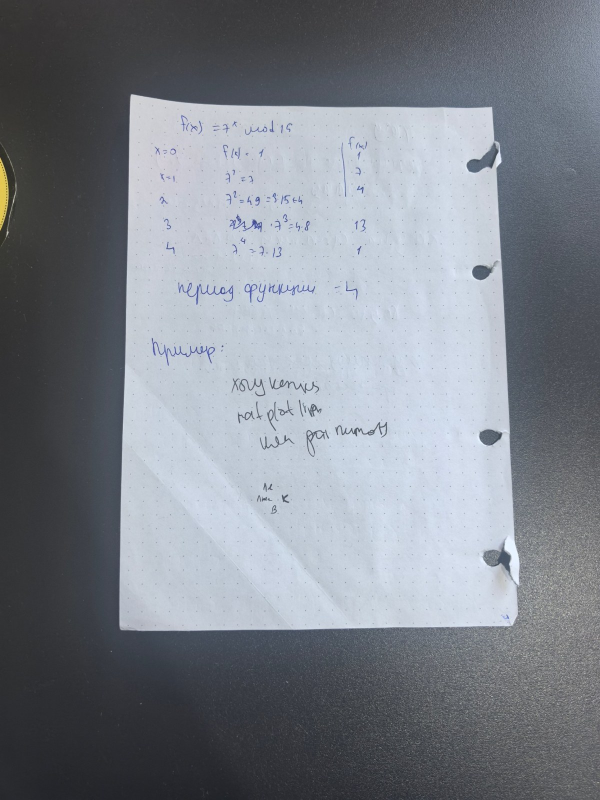
#> input picture data/01.jpg, 1200 x 1600 px (shown at 1/2 size)
$ python -i docscan.py   (imports and definitions only)
#> lines starting #> are read from the running program, lines starting #| are printed output that depends on the picture; after the words box and inside, x2 and y2 are one past the last pixel; in counts of white or black regions, pixels touching at a corner belong together
# -*- coding: utf-8 -*-
"""ДЗ 2 «Сканер документов» — шаблон.

Запуск:  python docscan.py <команда> [аргументы]      (список команд — README.md)

Тринадцать функций с пометкой TODO — ваша работа; всё остальное (разбор
аргументов, чтение и запись, склейка этапов, разметка кликами, прогон по
набору, цикл видео) дано готовым. Склейку ``detect`` можно менять и улучшать;
имена и сигнатуры функций с TODO не меняйте — по ним работают тесты и проверка.
Самопроверка: ``pytest tests -q``.
"""
import argparse
import csv
import glob
import io
import itertools
import json
import os
import sys
import time

import cv2
import numpy as np

__version__ = "1.0"

A4 = 210.0 / 297.0                                  # W / H листа A4 в книжной ориентации
NOISE_KERNEL = np.float32([[1, -2, 1], [-2, 4, -2], [1, -2, 1]])   # разность двух лапласианов: Σh = 0, Σh² = 36

# --------------------------------------------------------------- ввод-вывод ---


# [18 lines left out: functions imread, imwrite, not called in this run]


def as_uint8(x):
    """float → uint8 только через обрезку (правило курса: uint8 переполняется молча)."""
    return np.clip(np.round(x), 0, 255).astype(np.uint8)


def to_gray(img):
    return cv2.cvtColor(img, cv2.COLOR_BGR2GRAY) if img.ndim == 3 else img


def work_image(img, long_side=640):
    """Кадр → серый рабочего размера (длинная сторона ≤ long_side, INTER_AREA — правило L4) и масштаб.

    Лист ищем на уменьшенном кадре: текст сливается в серое, границы листа остаются, а счёт
    дешевеет вчетверо на каждое уменьшение вдвое — без этого не будет 10 кадров в секунду.
    """
    h, w = img.shape[:2]
    scale = min(1.0, float(long_side) / max(h, w))
    if scale < 1.0:
        img = cv2.resize(img, (int(round(w * scale)), int(round(h * scale))), interpolation=cv2.INTER_AREA)
    return to_gray(img), scale


def to_full(pts, scale):
    """Координаты рабочего кадра → исходного: центр пикселя — в (x + 0.5), отсюда поправка на полпикселя (L4)."""
    return (np.asarray(pts, np.float32) + 0.5) / scale - 0.5


# ------------------------------------------------------------ 1. предобработка ---


# TODO 1
def estimate_noise(gray):
    """Оценка σ шума по одному кадру, без эталона (в кодах яркости).

    Кадр сворачивается с NOISE_KERNEL — ядро гасит постоянную, наклон и прямые края вдоль осей,
    шум проходит: у белого шума σ отклик имеет σ_r = σ · sqrt(Σh²) = 6σ (формула L5).
    σ_r оцениваем робастно, через медиану модуля: для нормального закона median|r| = 0.6745 · σ_r —
    так текст и края (выбросы) оценку почти не сдвигают.
    """
    g = gray.astype(np.float32)
    # ───────────────────────── ВАШ КОД ─────────────────────────
    # 2–3 строки: cv2.filter2D(g, -1, NOISE_KERNEL) без крайних строк и столбцов → median(|r|) / 0.6745 / 6
    r = cv2.filter2D(g, -1, NOISE_KERNEL)[1:-1, 1:-1]          # края кадра отбрасываем: там ядро «видит» отражённую рамку
    return float(np.median(np.abs(r)) / 0.6745 / 6.0)           # медиана |r| = 0.6745·σ_r, а σ_r = 6σ
    # ───────────────────────────────────────────────────────────


# TODO 2
def denoise(gray, noise_sigma, target=1.0, lo=1.0, hi=3.0):
    """Сглаживание Гауссом, σ фильтра — по измеренному шуму. Возвращает (кадр, σ фильтра).

    Гаусс с σ_f оставляет от шума σ_n · sqrt(Σh²) ≈ σ_n / (2 · sqrt(π) · σ_f) (L5). Отсюда σ_f, при которой
    остаётся target кодов; меньше lo не берём (Canny на несглаженном кадре ловит зерно), больше hi — тоже (углы листа скругляются).
    """
    # ───────────────────────── ВАШ КОД ─────────────────────────
    # 2–3 строки: sigma_f = noise_sigma / (2·sqrt(π)·target), обрезать np.clip в [lo, hi]; cv2.GaussianBlur(gray, (0, 0), sigma_f)
    sigma_f = float(np.clip(noise_sigma / (2.0 * np.sqrt(np.pi) * target), lo, hi))
    return cv2.GaussianBlur(gray, (0, 0), sigma_f), sigma_f
    # ───────────────────────────────────────────────────────────


# [5 lines left out: function noise_after_filter, not called in this run]


def erase_text(gray, k=9):
    """Серое закрытие (L3) ядром k × k стирает тёмные детали уже k px — строки текста, линии таблицы, волокна дерева.

    Границу «светлый лист / тёмный стол» закрытие не сдвигает и не размывает. k = 0 — шаг выключен:
    сравните карту краёв с ним и без него (команда edges, ключ --close).
    """
    return cv2.morphologyEx(gray, cv2.MORPH_CLOSE, np.ones((k, k), np.uint8)) if k and k > 1 else gray


# ------------------------------------------------------------------ 2. края ---


# TODO 3
def auto_canny(gray, k=0.33):
    """Canny с порогами от медианы яркости кадра: lo = (1 − k) · m, hi = (1 + k) · m. Возвращает (края 0/255, (lo, hi)).

    Правило из туториалов — в отчёте его нужно проверить измерением на своих кадрах, а не принять на веру.
    """
    # ───────────────────────── ВАШ КОД ─────────────────────────
    # 3–4 строки: m = np.median(gray); lo и hi — целые, обрезанные в [0, 255]; cv2.Canny(gray, lo, hi, L2gradient=True)
    m = float(np.median(gray))
    lo = int(np.clip(round((1.0 - k) * m), 0, 255))
    hi = int(np.clip(round((1.0 + k) * m), 0, 255))
    return cv2.Canny(gray, lo, hi, L2gradient=True), (lo, hi)
    # ───────────────────────────────────────────────────────────


# ------------------------------------------------------- 3a. путь «контуры» ---


# TODO 4
def quad_from_contours(edges, min_area=0.10, eps=0.02, close_k=5, top=5):
    """Карта краёв → четыре угла листа float32 (4, 2) или None.

    Закрытие (чтобы граница листа замкнулась) → findContours → крупнейшие по площади → approxPolyDP
    с допуском eps · периметр → первый выпуклый четырёхугольник площадью ≥ min_area кадра.
    """
    h, w = edges.shape[:2]
    # ───────────────────────── ВАШ КОД ─────────────────────────
    # 8–10 строк: morphologyEx(MORPH_CLOSE) ядром close_k; findContours(RETR_LIST, CHAIN_APPROX_SIMPLE)[-2]; сортировка по contourArea; approxPolyDP; len == 4, isContourConvex, площадь
    closed = cv2.morphologyEx(edges, cv2.MORPH_CLOSE, np.ones((close_k, close_k), np.uint8))
    contours = cv2.findContours(closed, cv2.RETR_LIST, cv2.CHAIN_APPROX_SIMPLE)[-2]     # [-2] — одинаково в OpenCV 3, 4 и 5
    for c in sorted(contours, key=cv2.contourArea, reverse=True)[:top]:
        approx = cv2.approxPolyDP(c, eps * cv2.arcLength(c, True), True)
        if len(approx) == 4 and cv2.isContourConvex(approx) and cv2.contourArea(approx) >= min_area * h * w:
            return approx.reshape(4, 2).astype(np.float32)
    return None
    # ───────────────────────────────────────────────────────────


# --------------------------------------------------- 3b. путь «Хаф + RANSAC» ---


# [38 lines left out: functions hough_segments, segment_points, line_through, intersect, not called in this run]
    # ───────────────────────────────────────────────────────────


def point_line_dist(pts, line):
    """Расстояния точек (N, 2) до нормированной прямой (a, b, c), px."""
    return np.abs(pts[:, 0] * line[0] + pts[:, 1] * line[1] + line[2])


# [107 lines left out: functions fit_line, ransac_line, dominant_lines, is_convex_quad, quad_from_lines, quad_from_hough, not called in this run]


# ------------------------------------------------------------- 4. геометрия ---


# TODO 10
def order_corners(pts):
    """Четыре точки в любом порядке → float32 (4, 2) по часовой стрелке, первым — угол с минимальной x + y.

    Для листа, снятого «примерно ровно», это tl, tr, br, bl. Порядок — по углу вокруг центроида: правило
    «суммы и разности» из занятия 4 при повороте листа на 45° даёт «бабочку», а сканеру лист кладут как угодно.
    """
    # ───────────────────────── ВАШ КОД ─────────────────────────
    # 3–4 строки: центроид; np.arctan2(dy, dx) → argsort (ось y вниз: по возрастанию угла — по часовой); np.roll так, чтобы первым стал argmin(x + y)
    p = np.asarray(pts, np.float32).reshape(4, 2)
    c = p.mean(0)
    p = p[np.argsort(np.arctan2(p[:, 1] - c[1], p[:, 0] - c[0]))]      # ось y вниз: рост угла = по часовой
    return np.roll(p, -int(np.argmin(p.sum(1))), axis=0).astype(np.float32)
    # ───────────────────────────────────────────────────────────


# TODO 11
# [75 lines left out: functions rectify, quad_iou, remove_shadows, binarize, ink_match, not called in this run]


# ---------------------------------------------------------------- пайплайн ---


def looks_like_paper(gray, quad, ring=15, min_gain=1.05):
    """Проверка «это лист, а не книга и не монитор»: медиана яркости внутри четырёхугольника выше, чем в кольце вокруг него."""
    inside = np.zeros(gray.shape[:2], np.uint8)
    cv2.fillConvexPoly(inside, np.int32(np.round(quad)), 1)
    around = cv2.dilate(inside, np.ones((2 * ring + 1, 2 * ring + 1), np.uint8)) - inside
    if not inside.any() or not around.any():
        return True
    return float(np.median(gray[inside > 0])) >= min_gain * float(np.median(gray[around > 0]))


def edge_map(gray, canny="auto", k=0.33, close_k=9):
    """Серый рабочий кадр → (края, числа этапа): оценка шума → Гаусс по шуму → закрытие текста → Canny."""
    sigma_n = estimate_noise(gray)
    smooth, sigma_f = denoise(gray, sigma_n)
    smooth = erase_text(smooth, close_k)
    if canny == "auto":
        edges, (lo, hi) = auto_canny(smooth, k)
    else:
        lo, hi = int(canny[0]), int(canny[1])
        edges = cv2.Canny(smooth, lo, hi, L2gradient=True)
    return edges, {"noise_sigma": round(sigma_n, 2), "filter_sigma": round(sigma_f, 2), "median": float(np.median(smooth)),
                   "canny": [lo, hi], "edge_pct": round(float(100.0 * (edges > 0).mean()), 2)}


def detect(img, method="auto", long_side=640, canny="auto", k=0.33, close_k=9, paper_check=True, seed=0):
    """Кадр → (углы листа в координатах кадра, по часовой от верхнего левого, или None; числа этапов).

    method: ``contour`` — путь 3a, ``hough`` — путь 3b, ``auto`` — сначала контуры, не нашли — Хаф.
    canny: ``auto`` (пороги от медианы, параметр k) или пара (lo, hi). close_k — ядро закрытия текста (0 — без него).
    Эту склейку можно менять и улучшать — сигнатуры функций с TODO менять нельзя.
    """
    t0 = time.perf_counter()
    gray, scale = work_image(img, long_side)
    edges, info = edge_map(gray, canny, k, close_k)
    quad, path = None, None
    for m in (("contour", "hough") if method == "auto" else (method,)):
        q = quad_from_contours(edges) if m == "contour" else quad_from_hough(edges, seed=seed)
        if q is not None and (not paper_check or looks_like_paper(gray, q)):
            quad, path = order_corners(to_full(q, scale)), m
            break
    info.update(path=path, ms=round(1000.0 * (time.perf_counter() - t0), 1))
    return quad, info


# [147 lines left out: functions draw_quad, load_annotations, save_annotations, pick_corners, evaluate, frames_from and 1 more, not called in this run]


# --------------------------------------------------------------------- CLI ---


def _log(**kw):
    print(json.dumps(kw, ensure_ascii=False))


def _canny_arg(s):
    return "auto" if s == "auto" else tuple(int(v) for v in s.split(","))


def _corners_list(q):
    return None if q is None else [[round(float(x), 1), round(float(y), 1)] for x, y in q]


def _detect_kw(a):
    return dict(long_side=a.long_side, canny=a.canny, k=a.k, close_k=a.close, paper_check=not a.no_paper_check, seed=a.seed)


def _gt_for(a, path):
    ann = load_annotations(a.ann) if getattr(a, "ann", None) else {}
    return ann.get(os.path.basename(path), "нет")


# [111 lines left out: functions cmd_noise, cmd_edges, cmd_detect, cmd_scan, cmd_binarize, _expand and 2 more, not called in this run]


def cmd_video(a):
    stats = run_video(a.source, a.method, a.seconds, not a.no_window, a.save, **_detect_kw(a))
    _log(command="video", source=a.source, method=a.method, **stats)


# [54 lines left out: functions build_parser, main, not called in this run]


# [3 lines not run here, left out]

>>> import cv2
>>> picture = cv2.imread('data/01.jpg')
#> picture is the input picture: shape (1600, 1200, 3); mean B, G, R 139.4, 131.2, 126
>>> result = detect(picture)
#> in work_image, `img = cv2.resize(img, (int(round(w * scale)), int(round(h * scale))), ..`:
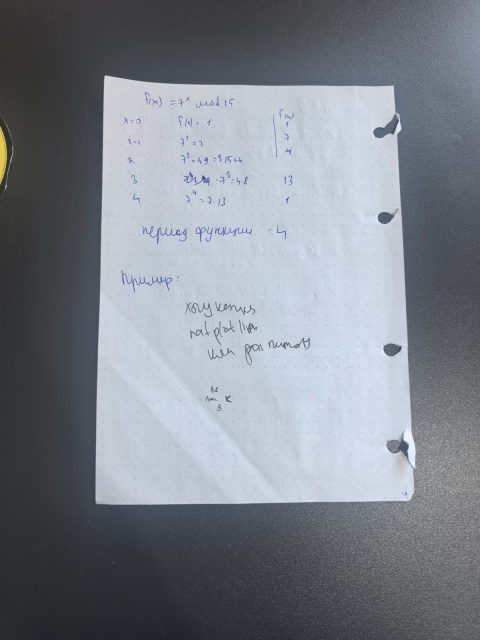
#> img: shape (640, 480, 3); mean of channels 0, 1, 2 139.4, 131.2, 126; drawn as B, G, R
#> in detect, `gray, scale = work_image(img, long_side)`: scale = 0.4
#> in estimate_noise, `r = cv2.filter2D(g, -1, NOISE_KERNEL)[1:-1, 1:-1]`:
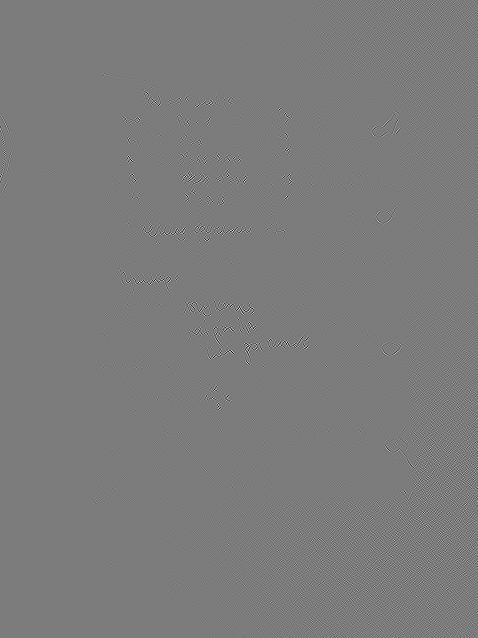
#> r: shape (638, 478) float32; min -342, max 361, mean 0; drawn with min black and max white
#> in edge_map, `sigma_n = estimate_noise(gray)`: sigma_n = 0.988
#> in denoise, `sigma_f = float(np.clip(noise_sigma / (2.0 * np.sqrt(np.pi) * target),..`: sigma_f = 1
#> in erase_text, `return cv2.morphologyEx(gray, cv2.MORPH_CLOSE, np.ones((k, k), np.uint..`:
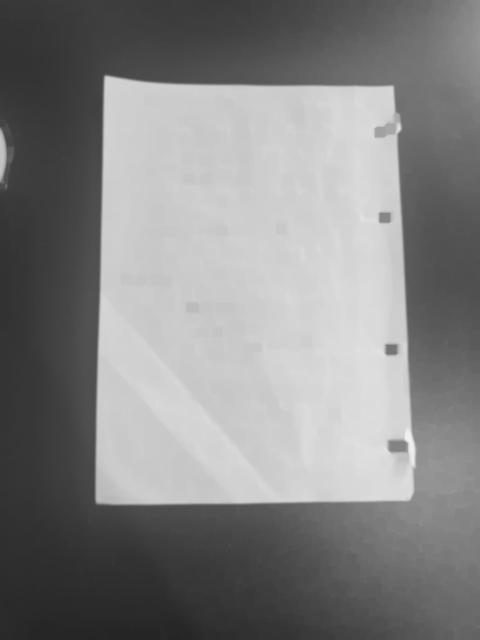
#> returned value: shape (640, 480); min 37, max 240, mean 132.2
#> in auto_canny, `m = float(np.median(gray))`: m = 114
#> in auto_canny, `lo = int(np.clip(round((1.0 - k) * m), 0, 255))`: lo = 76
#> in auto_canny, `hi = int(np.clip(round((1.0 + k) * m), 0, 255))`: hi = 152
#> in edge_map, `edges, (lo, hi) = auto_canny(smooth, k)`:
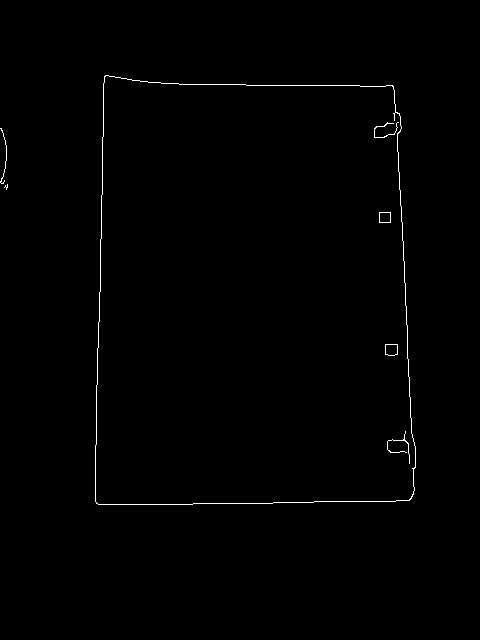
#> edges: shape (640, 480); 0.58% white in thin lines or dots, all inside (x1, y1, x2, y2) = (0, 75, 416, 505)
#> in edge_map, `edges, (lo, hi) = auto_canny(smooth, k)`: lo = 76; hi = 152
#> in detect, `edges, info = edge_map(gray, canny, k, close_k)`: info = {'noise_sigma': 0.99, 'filter_sigma': 1, 'median': 114, 'canny': [76, 152], 'edge_pct': 0.58}
#> the loop in detect, `for m in (("contour", "hough") if method == "auto" else (method,)):` made 1 pass
#> (q, c in order_corners, path) on pass 1: ([[105, 75], [96, 503], [409, 500], [393, 86]], [627.6, 728.2], 'contour')
#> pass 1, in looks_like_paper, `around = cv2.dilate(inside, np.ones((2 * ring + 1, 2 * ring + 1), np.u..`:
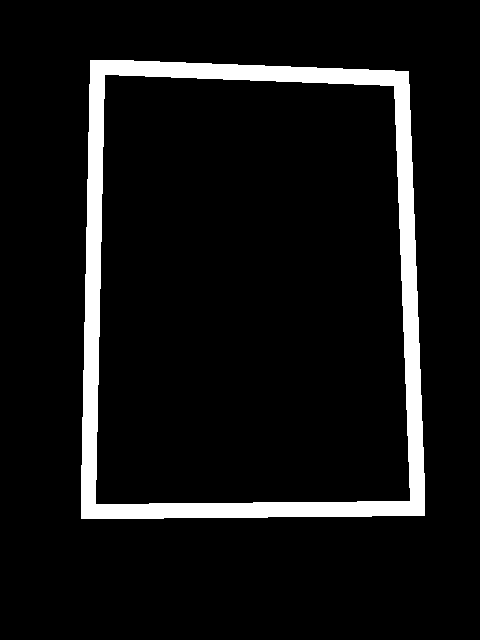
#> around: shape (640, 480); values 0 (black) and 1 (white), 7.5% white; 1 white region, box (x1, y1, x2, y2) and area: (81, 60, 425, 519) 23190

$ run again, on data/02.jpg
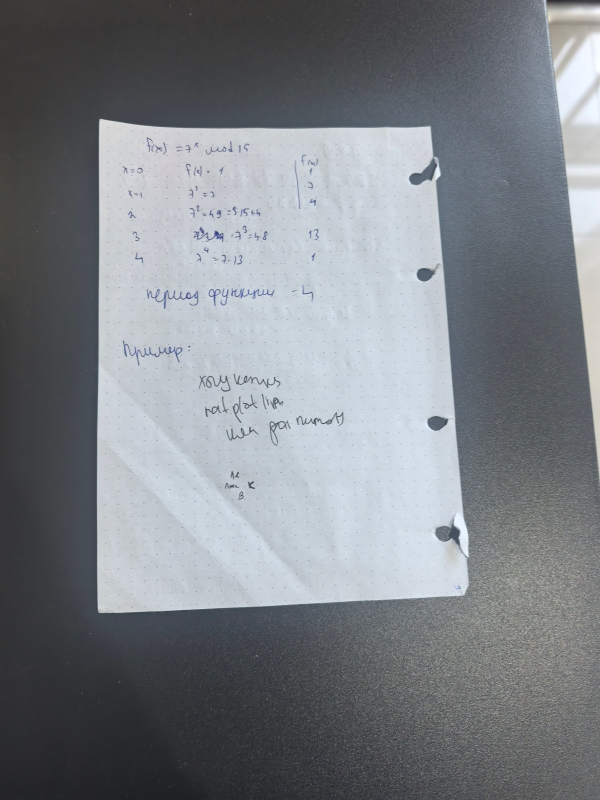
#> input picture data/02.jpg, 1200 x 1600 px (shown at 1/2 size)
#> picture is the input picture: shape (1600, 1200, 3); mean B, G, R 134.1, 129, 124.5
#> in detect, `gray, scale = work_image(img, long_side)`: scale = 0.4
#> sigma_n = 0.741
#> in denoise, `sigma_f = float(np.clip(noise_sigma / (2.0 * np.sqrt(np.pi) * target),..`: sigma_f = 1
#> m = 111
#> in auto_canny, `lo = int(np.clip(round((1.0 - k) * m), 0, 255))`: lo = 74
#> in auto_canny, `hi = int(np.clip(round((1.0 + k) * m), 0, 255))`: hi = 148
#> in edge_map, `edges, (lo, hi) = auto_canny(smooth, k)`:
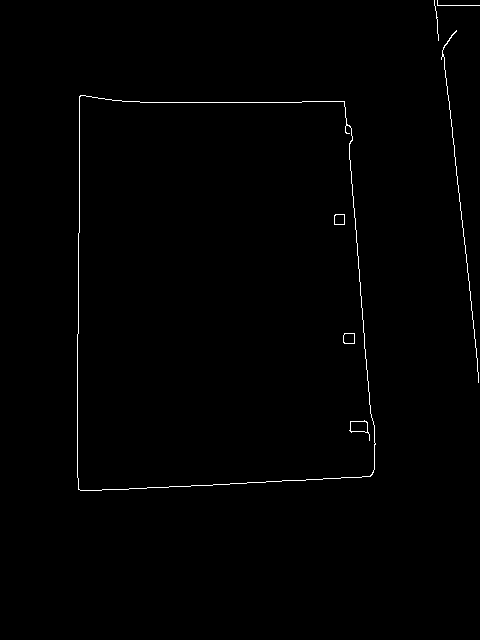
#> edges: shape (640, 480); 0.64% white in thin lines or dots, all inside (x1, y1, x2, y2) = (77, 0, 480, 491)
#> in edge_map, `edges, (lo, hi) = auto_canny(smooth, k)`: lo = 74; hi = 148
#> info = {'noise_sigma': 0.74, 'filter_sigma': 1, 'median': 111, 'canny': [74, 148], 'edge_pct': 0.64}
#> the loop in detect, `for m in (("contour", "hough") if method == "auto" else (method,)):` made 1 pass
#> (q, c in order_corners, path) on pass 1: ([[80, 95], [78, 489], [370, 476], [344, 101]], [545.8, 726.4], 'contour')
#> pass 1, in looks_like_paper, `around = cv2.dilate(inside, np.ones((2 * ring + 1, 2 * ring + 1), np.u..`:
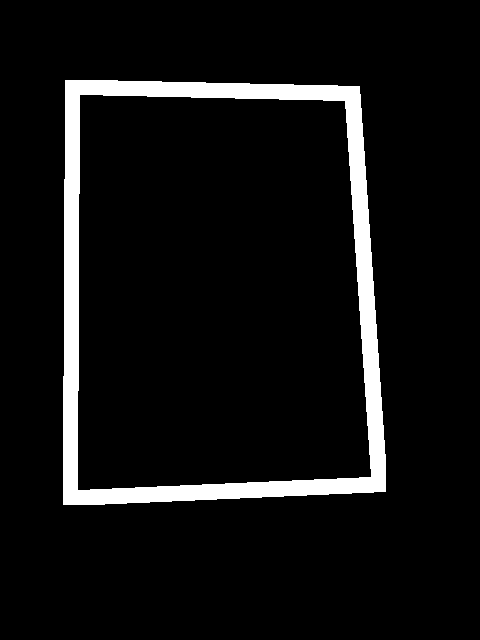
#> around: shape (640, 480); values 0 (black) and 1 (white), 7% white; 1 white region, box (x1, y1, x2, y2) and area: (63, 80, 386, 505) 21540

$ run again, on data/03.jpg
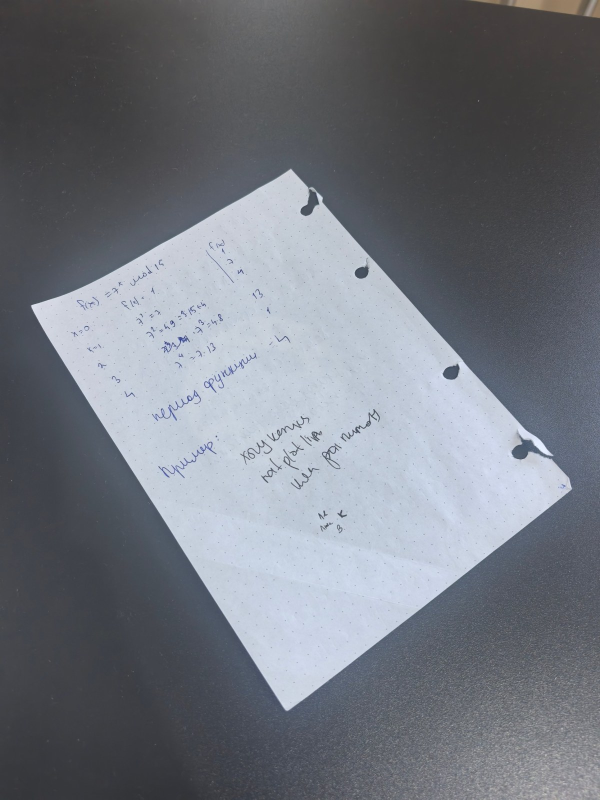
#> input picture data/03.jpg, 1200 x 1600 px (shown at 1/2 size)
#> picture is the input picture: shape (1600, 1200, 3); mean B, G, R 127.2, 119, 114.7
#> in detect, `gray, scale = work_image(img, long_side)`: scale = 0.4
#> sigma_n = 0.741
#> in denoise, `sigma_f = float(np.clip(noise_sigma / (2.0 * np.sqrt(np.pi) * target),..`: sigma_f = 1
#> m = 91
#> in auto_canny, `lo = int(np.clip(round((1.0 - k) * m), 0, 255))`: lo = 61
#> in auto_canny, `hi = int(np.clip(round((1.0 + k) * m), 0, 255))`: hi = 121
#> in edge_map, `edges, (lo, hi) = auto_canny(smooth, k)`:
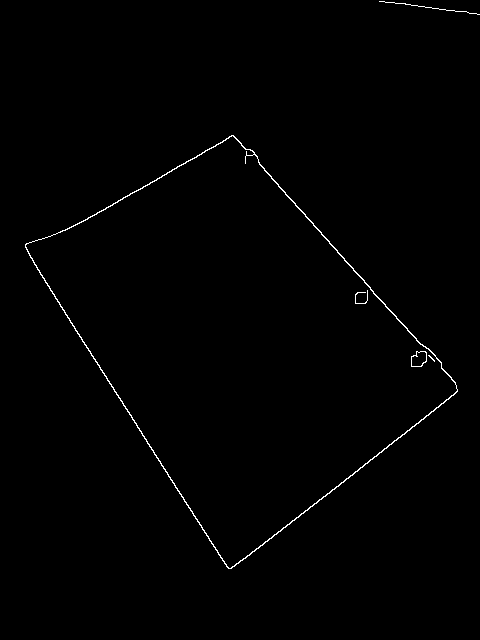
#> edges: shape (640, 480); 0.64% white in thin lines or dots, all inside (x1, y1, x2, y2) = (25, 1, 480, 569)
#> in edge_map, `edges, (lo, hi) = auto_canny(smooth, k)`: lo = 61; hi = 121
#> info = {'noise_sigma': 0.74, 'filter_sigma': 1, 'median': 91, 'canny': [61, 121], 'edge_pct': 0.64}
#> the loop in detect, `for m in (("contour", "hough") if method == "auto" else (method,)):` made 1 pass
#> (q, c in order_corners, path) on pass 1: ([[233, 135], [25, 244], [228, 568], [457, 391]], [590.1, 837], 'contour')
#> pass 1, in looks_like_paper, `around = cv2.dilate(inside, np.ones((2 * ring + 1, 2 * ring + 1), np.u..`:
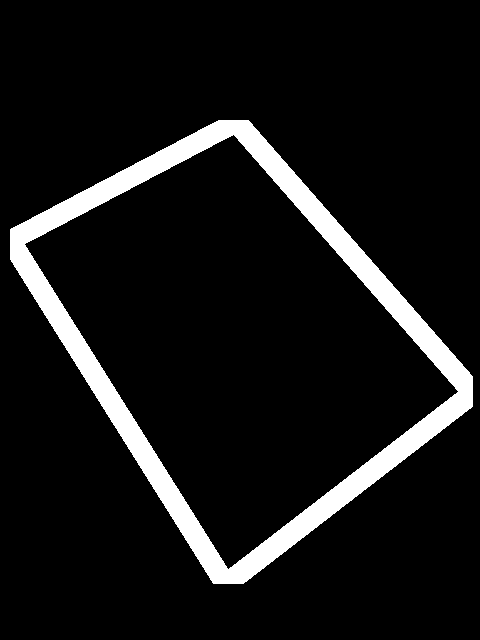
#> around: shape (640, 480); values 0 (black) and 1 (white), 8.8% white; 1 white region, box (x1, y1, x2, y2) and area: (10, 120, 473, 584) 26910
